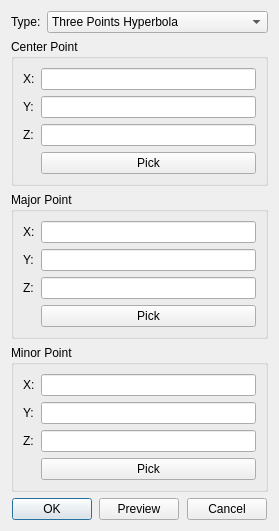
<?xml version="1.0" encoding="UTF-8"?>
<ui version="4.0">
 <class>CurveThreePointsHyperbolaInfoDialog</class>
 <widget class="QDialog" name="CurveThreePointsHyperbolaInfoDialog">
  <property name="geometry">
   <rect>
    <x>0</x>
    <y>0</y>
    <width>279</width>
    <height>490</height>
   </rect>
  </property>
  <property name="windowTitle">
   <string>Three Points Hyperbola</string>
  </property>
  <layout class="QGridLayout" name="gridLayout_4">
   <item row="2" column="0">
    <widget class="QWidget" name="widget" native="true">
     <property name="sizePolicy">
      <sizepolicy hsizetype="Preferred" vsizetype="Fixed">
       <horstretch>0</horstretch>
       <verstretch>0</verstretch>
      </sizepolicy>
     </property>
     <layout class="QGridLayout" name="gridLayout_3">
      <property name="leftMargin">
       <number>0</number>
      </property>
      <property name="topMargin">
       <number>0</number>
      </property>
      <property name="rightMargin">
       <number>0</number>
      </property>
      <property name="bottomMargin">
       <number>0</number>
      </property>
      <item row="0" column="4">
       <spacer name="horizontalSpacer_3">
        <property name="orientation">
         <enum>Qt::Horizontal</enum>
        </property>
        <property name="sizeHint" stdset="0">
         <size>
          <width>40</width>
          <height>20</height>
         </size>
        </property>
       </spacer>
      </item>
      <item row="0" column="1">
       <widget class="QPushButton" name="pb_ok">
        <property name="text">
         <string>OK</string>
        </property>
       </widget>
      </item>
      <item row="0" column="3">
       <widget class="QPushButton" name="pb_preview">
        <property name="text">
         <string>Preview</string>
        </property>
       </widget>
      </item>
      <item row="0" column="5">
       <widget class="QPushButton" name="pb_cancel">
        <property name="text">
         <string>Cancel</string>
        </property>
       </widget>
      </item>
      <item row="0" column="2">
       <spacer name="horizontalSpacer_2">
        <property name="orientation">
         <enum>Qt::Horizontal</enum>
        </property>
        <property name="sizeHint" stdset="0">
         <size>
          <width>40</width>
          <height>20</height>
         </size>
        </property>
       </spacer>
      </item>
      <item row="0" column="0">
       <spacer name="horizontalSpacer">
        <property name="orientation">
         <enum>Qt::Horizontal</enum>
        </property>
        <property name="sizeHint" stdset="0">
         <size>
          <width>40</width>
          <height>20</height>
         </size>
        </property>
       </spacer>
      </item>
      <item row="0" column="6">
       <spacer name="horizontalSpacer_4">
        <property name="orientation">
         <enum>Qt::Horizontal</enum>
        </property>
        <property name="sizeHint" stdset="0">
         <size>
          <width>40</width>
          <height>20</height>
         </size>
        </property>
       </spacer>
      </item>
     </layout>
    </widget>
   </item>
   <item row="1" column="0">
    <widget class="QStackedWidget" name="stackedWidget">
     <property name="currentIndex">
      <number>0</number>
     </property>
     <widget class="QWidget" name="page_threepointhyperbola">
      <layout class="QGridLayout" name="gridLayout_23">
       <property name="leftMargin">
        <number>0</number>
       </property>
       <property name="topMargin">
        <number>0</number>
       </property>
       <property name="rightMargin">
        <number>0</number>
       </property>
       <property name="bottomMargin">
        <number>0</number>
       </property>
       <item row="2" column="0">
        <widget class="QGroupBox" name="groupBox_9">
         <property name="title">
          <string>Minor Point</string>
         </property>
         <layout class="QGridLayout" name="gridLayout_13">
          <item row="0" column="0">
           <widget class="QLabel" name="label_19">
            <property name="text">
             <string>X:</string>
            </property>
           </widget>
          </item>
          <item row="2" column="1">
           <widget class="Comp::FITKSciNotationLineEdit" name="le_3phyper_z3"/>
          </item>
          <item row="1" column="0">
           <widget class="QLabel" name="label_20">
            <property name="text">
             <string>Y:</string>
            </property>
           </widget>
          </item>
          <item row="0" column="1">
           <widget class="Comp::FITKSciNotationLineEdit" name="le_3phyper_x3"/>
          </item>
          <item row="2" column="0">
           <widget class="QLabel" name="label_21">
            <property name="text">
             <string>Z:</string>
            </property>
           </widget>
          </item>
          <item row="1" column="1">
           <widget class="Comp::FITKSciNotationLineEdit" name="le_3phyper_y3"/>
          </item>
          <item row="3" column="1">
           <widget class="QPushButton" name="pb_3phyper_pickpoint3">
            <property name="text">
             <string>Pick</string>
            </property>
           </widget>
          </item>
         </layout>
        </widget>
       </item>
       <item row="1" column="0">
        <widget class="QGroupBox" name="groupBox_10">
         <property name="title">
          <string>Major Point</string>
         </property>
         <layout class="QGridLayout" name="gridLayout_14">
          <item row="0" column="0">
           <widget class="QLabel" name="label_22">
            <property name="text">
             <string>X:</string>
            </property>
           </widget>
          </item>
          <item row="2" column="1">
           <widget class="Comp::FITKSciNotationLineEdit" name="le_3phyper_z2"/>
          </item>
          <item row="1" column="0">
           <widget class="QLabel" name="label_23">
            <property name="text">
             <string>Y:</string>
            </property>
           </widget>
          </item>
          <item row="0" column="1">
           <widget class="Comp::FITKSciNotationLineEdit" name="le_3phyper_x2"/>
          </item>
          <item row="2" column="0">
           <widget class="QLabel" name="label_24">
            <property name="text">
             <string>Z:</string>
            </property>
           </widget>
          </item>
          <item row="1" column="1">
           <widget class="Comp::FITKSciNotationLineEdit" name="le_3phyper_y2"/>
          </item>
          <item row="3" column="1">
           <widget class="QPushButton" name="pb_3phyper_pickpoint2">
            <property name="text">
             <string>Pick</string>
            </property>
           </widget>
          </item>
         </layout>
        </widget>
       </item>
       <item row="0" column="0">
        <widget class="QGroupBox" name="groupBox_8">
         <property name="title">
          <string>Center Point</string>
         </property>
         <layout class="QGridLayout" name="gridLayout_12">
          <item row="0" column="0">
           <widget class="QLabel" name="label_16">
            <property name="text">
             <string>X:</string>
            </property>
           </widget>
          </item>
          <item row="2" column="1">
           <widget class="Comp::FITKSciNotationLineEdit" name="le_3phyper_z1"/>
          </item>
          <item row="1" column="0">
           <widget class="QLabel" name="label_17">
            <property name="text">
             <string>Y:</string>
            </property>
           </widget>
          </item>
          <item row="0" column="1">
           <widget class="Comp::FITKSciNotationLineEdit" name="le_3phyper_x1"/>
          </item>
          <item row="2" column="0">
           <widget class="QLabel" name="label_18">
            <property name="text">
             <string>Z:</string>
            </property>
           </widget>
          </item>
          <item row="1" column="1">
           <widget class="Comp::FITKSciNotationLineEdit" name="le_3phyper_y1"/>
          </item>
          <item row="3" column="1">
           <widget class="QPushButton" name="pb_3phyper_pickpoint1">
            <property name="text">
             <string>Pick</string>
            </property>
           </widget>
          </item>
         </layout>
        </widget>
       </item>
       <item row="3" column="0">
        <spacer name="verticalSpacer_5">
         <property name="orientation">
          <enum>Qt::Vertical</enum>
         </property>
         <property name="sizeHint" stdset="0">
          <size>
           <width>20</width>
           <height>40</height>
          </size>
         </property>
        </spacer>
       </item>
      </layout>
     </widget>
    </widget>
   </item>
   <item row="0" column="0">
    <widget class="QWidget" name="widget_2" native="true">
     <property name="sizePolicy">
      <sizepolicy hsizetype="Preferred" vsizetype="Fixed">
       <horstretch>0</horstretch>
       <verstretch>0</verstretch>
      </sizepolicy>
     </property>
     <layout class="QGridLayout" name="gridLayout_2">
      <property name="leftMargin">
       <number>0</number>
      </property>
      <property name="topMargin">
       <number>0</number>
      </property>
      <property name="rightMargin">
       <number>0</number>
      </property>
      <property name="bottomMargin">
       <number>0</number>
      </property>
      <item row="0" column="0">
       <widget class="QLabel" name="label">
        <property name="sizePolicy">
         <sizepolicy hsizetype="Fixed" vsizetype="Preferred">
          <horstretch>0</horstretch>
          <verstretch>0</verstretch>
         </sizepolicy>
        </property>
        <property name="text">
         <string>Type:</string>
        </property>
       </widget>
      </item>
      <item row="0" column="1">
       <widget class="QComboBox" name="comb_type">
        <item>
         <property name="text">
          <string>Three Points Hyperbola</string>
         </property>
        </item>
       </widget>
      </item>
     </layout>
    </widget>
   </item>
  </layout>
  <zorder>stackedWidget</zorder>
  <zorder>widget</zorder>
  <zorder>widget_2</zorder>
 </widget>
 <customwidgets>
  <customwidget>
   <class>Comp::FITKSciNotationLineEdit</class>
   <extends>QLineEdit</extends>
   <header location="global">FITK_Component/FITKWidget/FITKSciNotationLineEdit.h</header>
  </customwidget>
 </customwidgets>
 <resources/>
 <connections/>
</ui>
